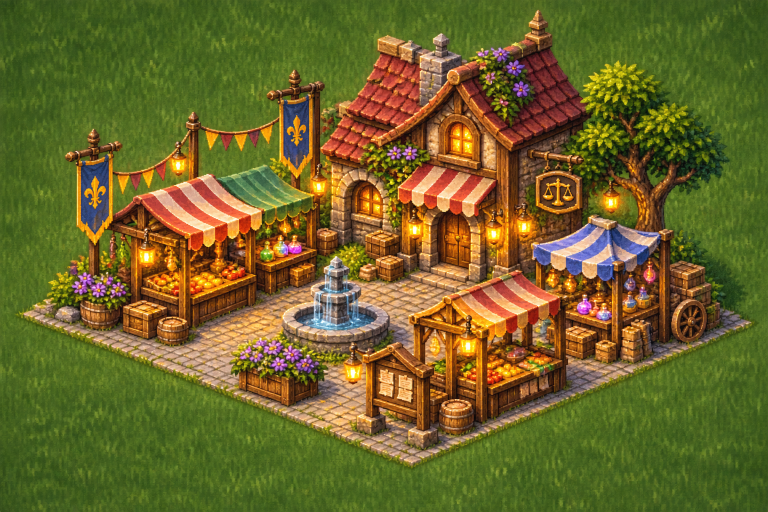
#> input picture art-source/raw/buildings/marketplace_original.png, 1536 x 1024 px (shown at 1/2 size)
$ python cutout-marketplace.py ../art-source/raw/buildings/marketplace_original.png ../art-source/raw/buildings/marketplace_original.png ../art-source/raw/buildings/marketplace_original.png
#> lines starting #> are read from the running program, lines starting #| are printed output that depends on the picture; after the words box and inside, x2 and y2 are one past the last pixel; in counts of white or black regions, pixels touching at a corner belong together
"""
Cuts the Marketplace painting out of the opaque grass field it was delivered on.

    python3 -I scripts/cutout-marketplace.py art-source/raw/buildings/marketplace_original.png \
        art-source/raw/buildings/marketplace.png <preview.png>

Writes a transparent PNG for `npm run art:import` (kept pixels keep their original colours) and a
preview on magenta. Steps: keep the stone-edged plaza diamond; flood-fill grass from the image
border; remove enclosed grass patches (behind the bunting, banners and sign); clear darker and
lantern-lit grass next to the background; smooth ragged edges. All coordinates are pixels of
marketplace_original.png (1536x1024). Needs Pillow; deterministic.
"""
import sys, colorsys
from collections import deque
from PIL import Image, ImageDraw
src, out, preview = sys.argv[1], sys.argv[2], sys.argv[3]
im = Image.open(src).convert('RGB'); W, H = im.size; px = im.load()
#> after `W, H = im.size`: W = 1536; H = 1024
L, F, R = (50, 625), (820, 938), (1502, 640)
B = (L[0] + R[0] - F[0], L[1] + R[1] - F[1])
poly = Image.new('L', (W, H), 0); ImageDraw.Draw(poly).polygon([L, F, R, B], fill=255); pp = poly.load()
#> after `poly = Image.new('L', (W, H), 0)`: poly: PIL image 1536x1024 L; every value is 0
#> after `ImageDraw.Draw(poly).polygon([L, F, R, B], fill=255)`:
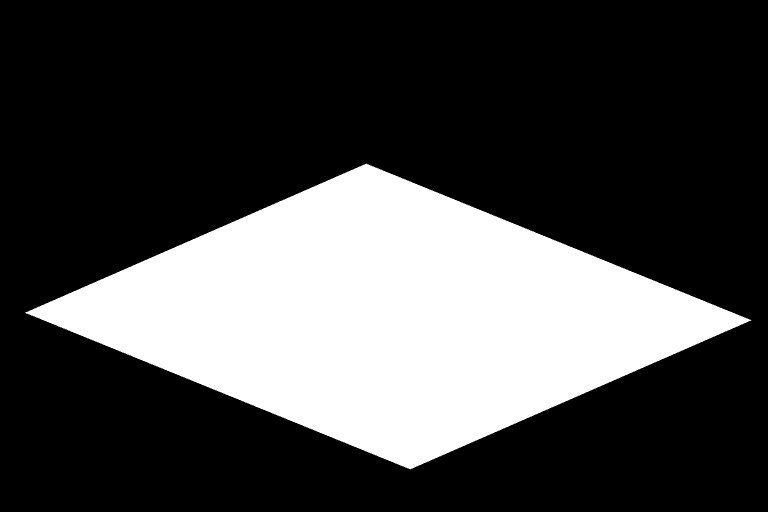
#> poly: PIL image 1536x1024 L (shown at 1/2 size); 28.2% white; 1 white region, box (x1, y1, x2, y2) and area: (50, 327, 1503, 939) 443538
# painted greens that are NOT background: a green-awning stripe, tree canopy, flower clusters, roof vines,
# the bush by the cart, the facade vines and the shrub left of the roof
PROTECT = [(550, 360, 610, 400), (1140, 115, 1465, 330), (88, 540, 265, 625), (925, 85, 1085, 250), (1330, 440, 1440, 625), (720, 280, 860, 360), (630, 200, 690, 270)]
protected = lambda x, y: any(a <= x < c and b <= y < d for a, b, c, d in PROTECT)
# grass lit yellow-green by the lantern hanging in the tree (hue down to 44 only here, away from the yellow bunting)
GLOW = [(1150, 355, 1290, 470)]
in_glow = lambda x, y: any(a <= x < c and b <= y < d for a, b, c, d in GLOW)
hsv = [None] * (W * H)
for y in range(H):
    for x in range(W):
        r, g, b = px[x, y]; h, s, v = colorsys.rgb_to_hsv(r / 255, g / 255, b / 255); hsv[y * W + x] = (h * 360, s, v)
#> after the loop, hsv = 1572864 items
def grass(i):
    h, s, v = hsv[i]; return 72 <= h <= 105 and 0.55 <= s <= 0.87 and 0.15 <= v <= 0.6
def loose(i):
    h, s, v = hsv[i]; return 50 <= h <= 115 and s >= 0.4 and 0.05 <= v <= 0.85
inside = lambda x, y: pp[x, y] > 0
bg = bytearray(W * H)
N4 = ((1, 0), (-1, 0), (0, 1), (0, -1))
def flood(seeds, allowed):
    q = deque(seeds); n = 0
    while q:
        x, y = q.popleft(); i = y * W + x
        if bg[i] or inside(x, y) or not allowed(x, y, i): continue
        bg[i] = 1; n += 1
        for dx, dy in N4:
            nx, ny = x + dx, y + dy
            if 0 <= nx < W and 0 <= ny < H and not bg[ny * W + nx]: q.append((nx, ny))
    return n
border = [(x, y) for x in range(W) for y in (0, H - 1)] + [(x, y) for y in range(H) for x in (0, W - 1)]
# 1. grass connected to the image border
n1 = flood(border, lambda x, y, i: grass(i))
#> the loop in flood, `while q:` made 1546259 passes
#> n1 = 768671
# 2. enclosed grass patches (behind the bunting, banners and sign), outside the protected greens
seen = bytearray(W * H); n2 = 0
for y in range(H):
    for x in range(W):
        i = y * W + x
        if seen[i] or bg[i] or inside(x, y) or protected(x, y) or not grass(i): continue
        comp = []; q = deque([(x, y)]); seen[i] = 1
        while q:
            cx, cy = q.popleft(); comp.append(cy * W + cx)
            for dx, dy in N4:
                nx, ny = cx + dx, cy + dy
                if 0 <= nx < W and 0 <= ny < H:
                    j = ny * W + nx
                    if not seen[j] and not bg[j] and not inside(nx, ny) and not protected(nx, ny) and grass(j): seen[j] = 1; q.append((nx, ny))
        if len(comp) >= 150:
            for j in comp: bg[j] = 1
            n2 += len(comp)
#> this loop made 1024 passes
# 3. darker / lighter grass next to the background, outside the protected greens
n3 = 0
q = deque()
for i in range(W * H):
    if bg[i]:
        x, y = i % W, i // W
        for dx, dy in N4:
            nx, ny = x + dx, y + dy
            if 0 <= nx < W and 0 <= ny < H and not bg[ny * W + nx]: q.append((nx, ny))
while q:
    x, y = q.popleft(); i = y * W + x
    if bg[i] or inside(x, y) or protected(x, y): continue
    h, sat, v = hsv[i]
    if not (loose(i) or (in_glow(x, y) and 44 <= h <= 115 and sat >= 0.4 and 0.05 <= v <= 0.9)): continue
    bg[i] = 1; n3 += 1
    for dx, dy in N4:
        nx, ny = x + dx, y + dy
        if 0 <= nx < W and 0 <= ny < H and not bg[ny * W + nx]: q.append((nx, ny))
# 4. smooth ragged edges: drop kept pixels outside the plaza with 3+ background neighbours (3 passes)
n4 = 0
for _ in range(3):
    rem = []
    for y in range(1, H - 1):
        for x in range(1, W - 1):
            i = y * W + x
            if bg[i] or inside(x, y): continue
            if bg[i - 1] + bg[i + 1] + bg[i - W] + bg[i + W] >= 3: rem.append(i)
    for i in rem: bg[i] = 1
    n4 += len(rem)
o = Image.new('RGBA', (W, H)); op = o.load()
#> after `o = Image.new('RGBA', (W, H))`: o: PIL image 1536x1024 RGBA; every value is 0
pv = Image.new('RGB', (W, H), (255, 0, 255)); vp = pv.load()
#> after `pv = Image.new('RGB', (W, H), (255, 0, 255))`:
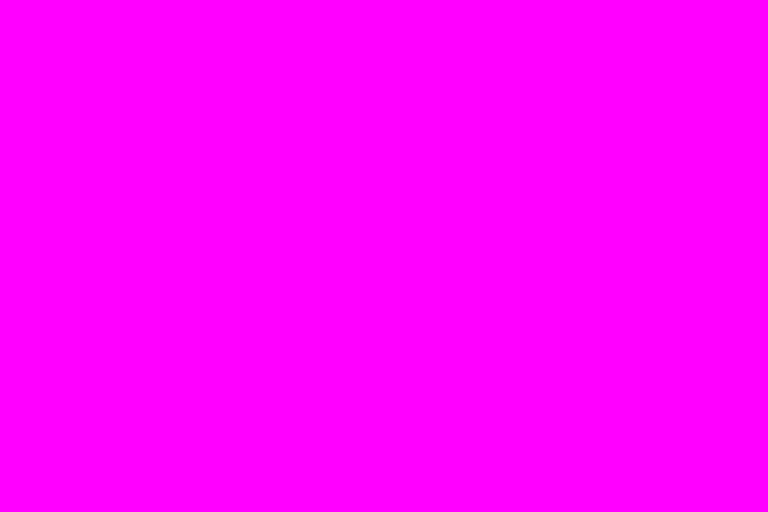
#> pv: PIL image 1536x1024 RGB (shown at 1/2 size); mean R, G, B 255, 0, 255
for y in range(H):
    for x in range(W):
        if not bg[y * W + x]:
            r, g, b = px[x, y]; op[x, y] = (r, g, b, 255); vp[x, y] = (r, g, b)
o.save(out); pv.save(preview)
#> after `o.save(out)`:
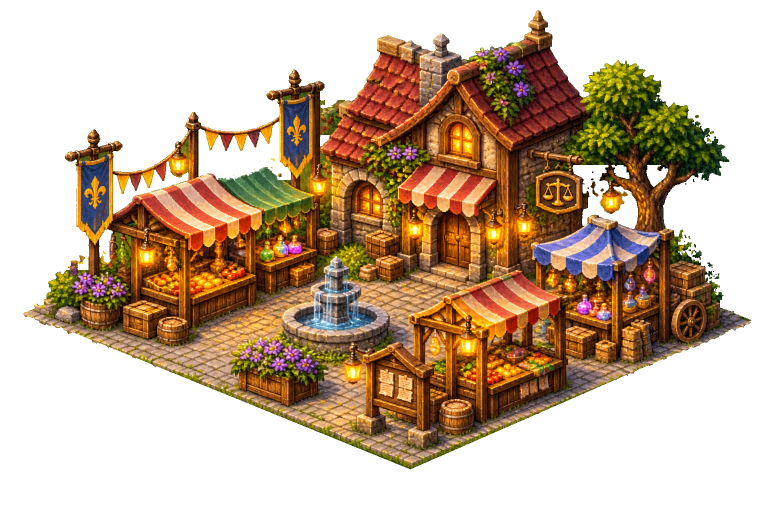
#> saved as marketplace_original.png: PIL image 1536x1024 RGBA (shown at 1/2 size); mean R, G, B, A 66.9, 44.4, 21.7, 123.4; transparent parts drawn white
#> after `o.save(out)`:
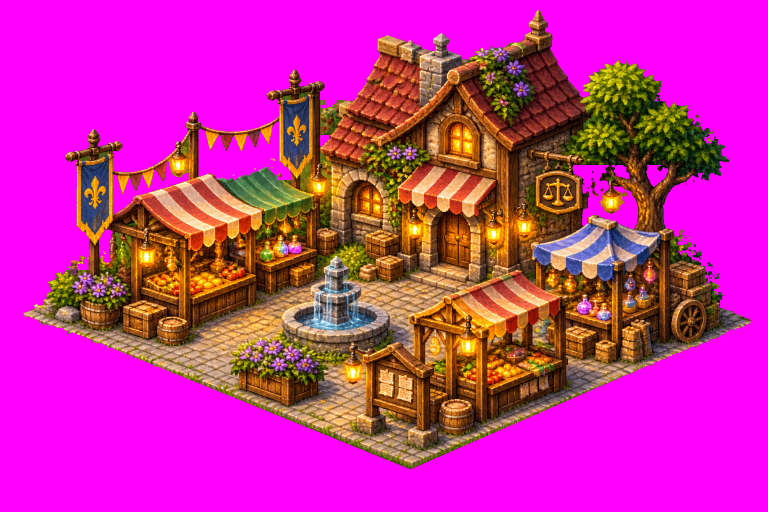
#> saved as marketplace_original.png: PIL image 1536x1024 RGB (shown at 1/2 size); mean R, G, B 198.5, 44.4, 153.3
print(f'border flood {n1}, enclosed {n2}, loose {n3}, smoothed {n4}; kept {W*H-sum(bg)}')
#| border flood 768671, enclosed 11924, loose 30885, smoothed 471; kept 760913

$ run again, with art-source/raw/buildings/alchemist.png copied over art-source/raw/buildings/marketplace_original.png
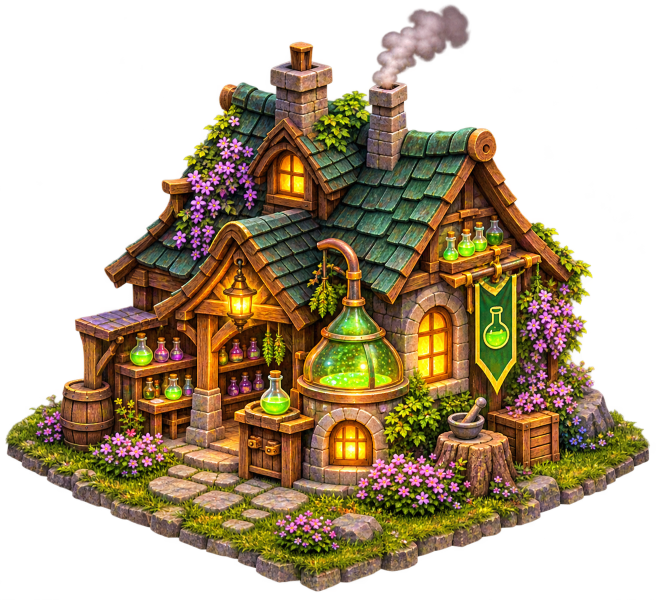
#> input picture art-source/raw/buildings/alchemist.png, 1312 x 1199 px (shown at 1/2 size)
#> poly: PIL image 1312x1199 L; every value is 0
#> `ImageDraw.Draw(poly).polygon([L, F, R, B], fill=255)`:
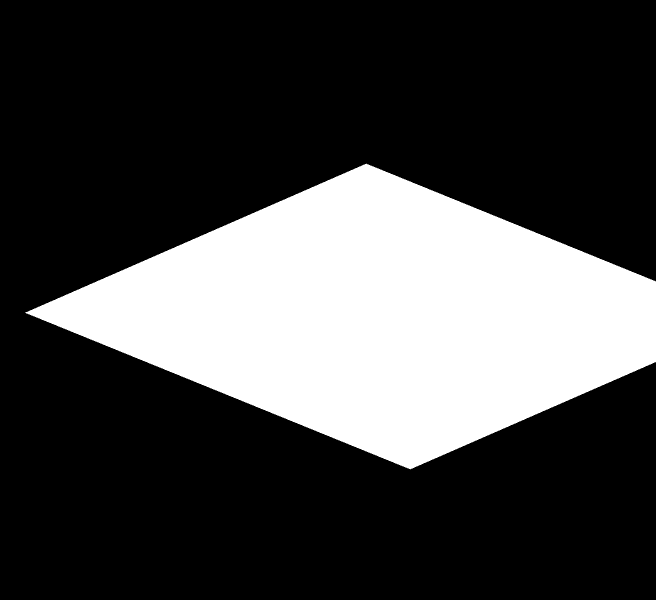
#> poly: PIL image 1312x1199 L (shown at 1/2 size); 27.2% white; 1 white region, box (x1, y1, x2, y2) and area: (50, 327, 1312, 939) 428153
#> after the loop `for y in range(H):`: hsv = 1573088 items
#> the loop in flood, `while q:` made 5022 passes
#> (x, y, i) on passes 2 to 4: (0, 1198, 1571776), (1, 0, 1), (1, 1198, 1571777)
#> after the loop in flood, `while q:`: n = 0
#> the loop `for y in range(H):` made 1199 passes
#> o: PIL image 1312x1199 RGBA; every value is 0
#> `o.save(out)`:
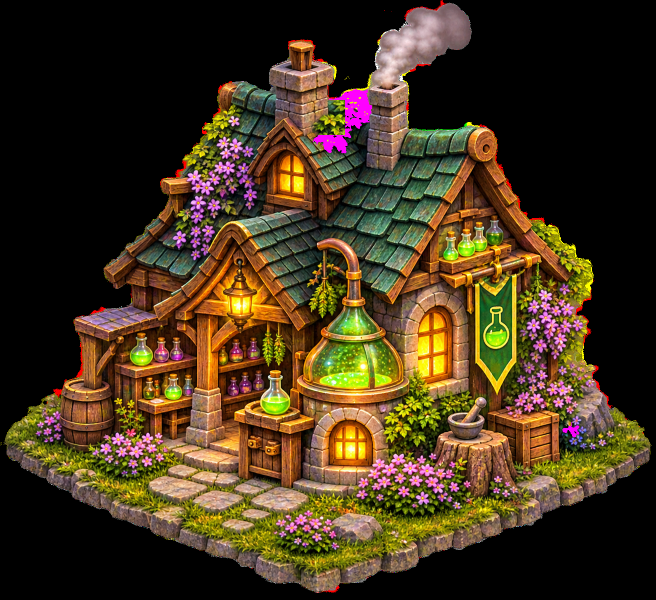
#> saved as marketplace_original.png: PIL image 1312x1199 RGB (shown at 1/2 size); mean R, G, B 69.4, 52.8, 28.9
#| border flood 0, enclosed 613, loose 4762, smoothed 171; kept 1567542
